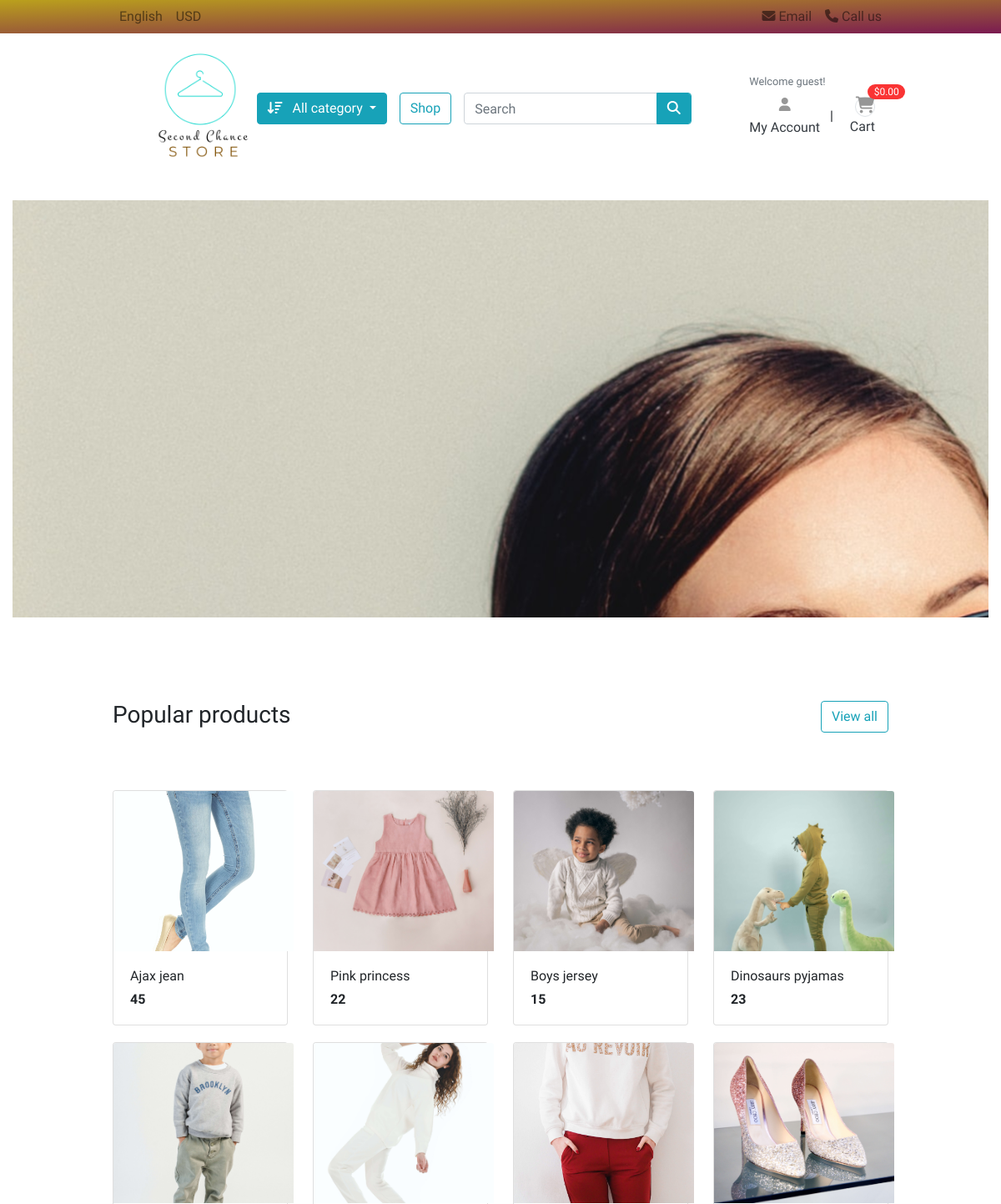
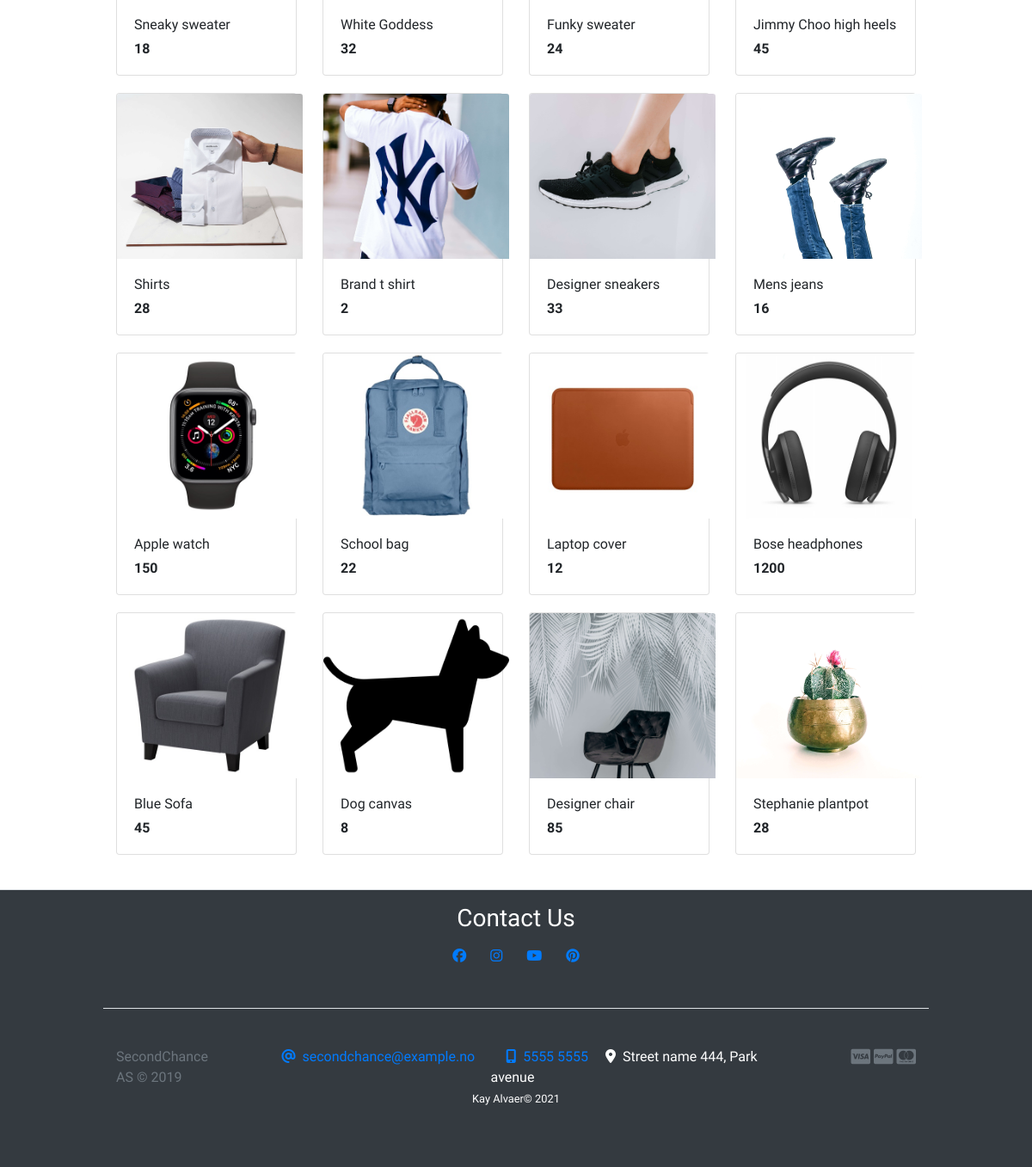
Page / (signed in) on the committed database (2 pictures, top to bottom).
### stock/models.py (models this page shows, shortened)
class Product(models.Model):
    product_name    = models.CharField(max_length=200, unique=True)
    slug            = models.SlugField(max_length=200, unique=True)
    description     = models.TextField(max_length=500, blank=True)
    price           = models.IntegerField()
    images          = models.ImageField(upload_to='photos/products')
    stock           = models.IntegerField()
    is_available    = models.BooleanField(default=True)
    category        = models.ForeignKey(Category, on_delete=models.CASCADE)
    created_date    = models.DateTimeField(auto_now_add=True)
    modified_date   = models.DateTimeField(auto_now=True)
    def get_url(self):
        return reverse('product_info', args=[self.category.slug, self.slug])

### coreapps/views.py (the view)
# urls.py: path('', views.index, name='index'),
def index(request):
    products = Product.objects.all().filter(is_available=True).order_by('created_date')
    context = {
        'products': products,
    }
    return render(request, 'home/index.html', context)

### category/context_processors.py (called while the page is built)
def category_links(request):
    links = Category.objects.all()
    return dict(links=links)

### category/models.py (called while the page is built)
    def get_urlcategory(self):
        return reverse('products_in_category', args=[self.slug])

### coreapps/templates/home/index.html
{% extends 'base.html' %}
{% load static%}
{% block content %}
<section class="hero-intro padding-y-sm">
  <div class="container-fluid">
    <div class="hero-wrapper"></div>
  </div>
</section>
<section class="section-name padding-y-sm">
    <div class="container">
      <header class="section-heading">
        <a href="{% url 'stock' %}" class="btn btn-outline-info float-right">View all</a>
        <h3 class="section-title">Popular products</h3>
      </header>
      <div class="row">
        {% for product in products %}
        <div class="col-md-3">
          <div class="card card-item-grid">
            <a href="{{ product.get_url }}" class="img-wrap"> <img src="{{ product.images.url }}"> </a>
            <figcaption class="product-info">
              <a href="{{ product.get_url }}" class="title">{{ product.product_name }}</a>
              <div class="cost mt-1">{{ product.price }}</div>
            </figcaption>
          </div>
        </div>
        {% endfor %}
      </div>
    </div>
</section>
{% endblock %}

### shopcore/static/css/ui.css (style rules this page uses)
body { font-family: 'Ubuntu', sans-serif; }
.hero-wrapper { background: url('/media/freestocks-_3Q3tsJ01nc-unsplash.jpg') no-repeat center center fixed; height: calc(100vh - 300px); color: #555; }
.img-wrap { text-align: center; display: block; }
.img-wrap img { width: 18vw; height: 16vw; object-fit: cover; }
.padding-y-sm { padding-top: 20px; padding-bottom: 20px; }
.section-heading { margin-bottom: 20px; margin-top: 15px; }
.section-title { color: #212529; }
[class*=card-item] a.title { color: #212529; display: block; }
.card-item-grid { margin-bottom: 20px; }
.card-item-grid .img-wrap { border-radius: 0.2rem 0.2rem 0 0; height: 80%; width: fit-content; }
.card-item-grid .product-info { overflow: hidden; padding: 18px 20px; }
.card .img-wrap { overflow: hidden; }
.cost { font-weight: 600; color: #212529; }
.section-heading { padding: 45px 0; }
@media (min-width: 1200px) { .container { max-width: 80%; } }

### rows in the picture
Product: images (picture), product_name "Ajax jean", price "45"
Product: images (picture), product_name "Pink princess", price "22"
Product: images (picture), product_name "Boys jersey", price "15"
Product: images (picture), product_name "Dinosaurs pyjamas", price "23"
Product: images (picture), product_name "Sneaky sweater", price "18"
Product: images (picture), product_name "White Goddess", price "32"
Product: images (picture), product_name "Funky sweater", price "24"
Product: images (picture), product_name "Jimmy Choo high heels", price "45"
Product: images (picture), product_name "Shirts", price "28"
Product: images (picture), product_name "Brand t shirt", price "2"
Product: images (picture), product_name "Designer sneakers", price "33"
Product: images (picture), product_name "Mens jeans", price "16"
Product: images (picture), product_name "Apple watch", price "150"
Product: images (picture), product_name "School bag", price "22"
Product: images (picture), product_name "Laptop cover", price "12"
Product: images (picture), product_name "Bose headphones", price "1200"
Product: images (picture), product_name "Blue Sofa", price "45"
Product: images (picture), product_name "Dog canvas", price "8"
Product: images (picture), product_name "Designer chair", price "85"
Product: images (picture), product_name "Stephanie plantpot", price "28"
